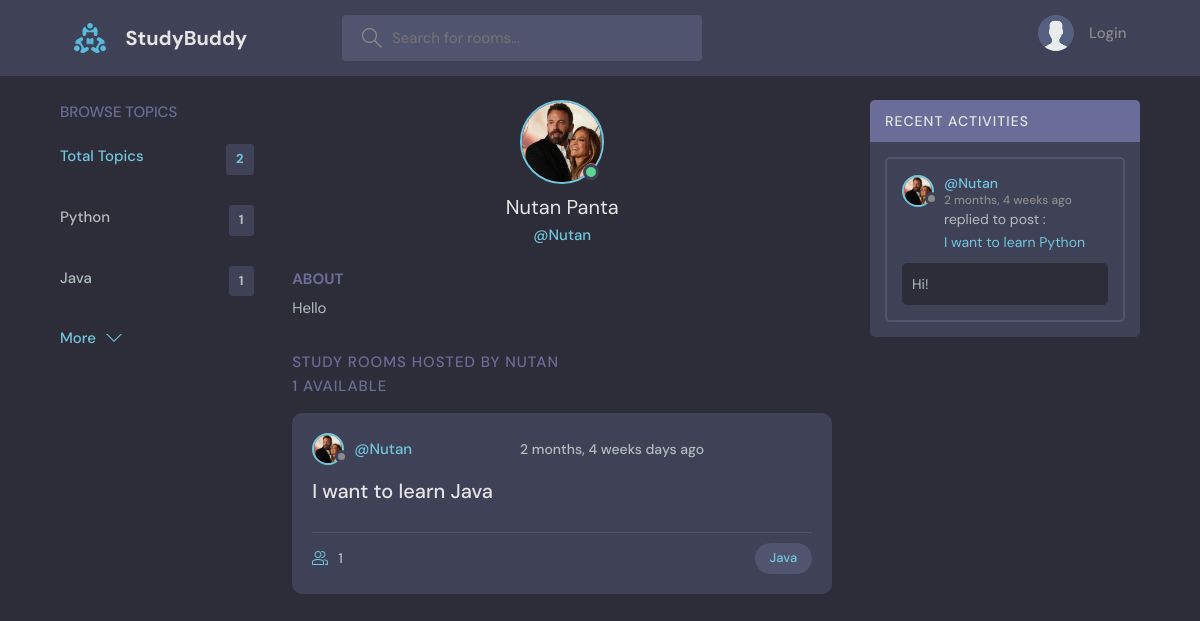
The page /profile/4/ on the database its author committed.
### base/models.py (models this page shows, shortened)
class Topic(models.Model):
    name = models.CharField(max_length=255)

class User(AbstractUser):
    name = models.CharField(max_length = 200, null = True)
    email = models.EmailField(unique = True, null=True)
    bio = models.TextField(null=True)
    avatar = models.ImageField(null=True, default="avatar.svg")
    USERNAME_FIELD = 'email'
    REQUIRED_FIELDS = ['name']

class Room(models.Model):
    host = models.ForeignKey(User, on_delete=models.SET_NULL, null=True)
    topic = models.ForeignKey(Topic, on_delete=models.SET_NULL, null=True)
    name = models.CharField(max_length=200)
    description = models.TextField(null=True, blank=True)
    participants = models.ManyToManyField(
        User, related_name='participants', blank=True)
    created = models.DateTimeField(auto_now_add=True)
    updated = models.DateTimeField(auto_now=True)
    class Meta:
        ordering = ['-updated', '-created']
    def __str__(self):
        return self.name

class Message(models.Model):
    user = models.ForeignKey(User, on_delete=models.CASCADE)
    room = models.ForeignKey(Room, on_delete=models.CASCADE)
    body = models.TextField()
    created = models.DateTimeField(auto_now_add=True)
    updated = models.DateTimeField(auto_now=True)
    class Meta:
        ordering = ['-updated', '-created']

### base/views.py (the view)
# urls.py: path('profile/<str:pk>/', userProfile, name='user-profile'),
def userProfile(request, pk):
    user = User.objects.get(id=pk)
    rooms = user.room_set.all()
    room_messages = user.message_set.all()
    topics = Topic.objects.all()
    data = {
        'user': user,
        'rooms': rooms,
        'room_messages': room_messages,
        'topics': topics,
    }
    return render(request, 'base/profile.html', data)

### base/templates/base/profile.html (shortened to what this page needs)
{% extends 'main.html' %} {% block content %}
<main class="profile-page layout layout--3">
    <div class="container">
        {% include 'base/topics_component.html' %}
        <div class="roomList">
            <div class="profile">
                <div class="profile__avatar">
                    <div class="avatar avatar--large active">
                        <img src="{{user.avatar.url}}" />
                    </div>
                </div>
                <div class="profile__info">
                    <h3>{{user.name}}</h3>
                    <p>@{{user.username}}</p>
                </div>
                <div class="profile__about">
                    <h3>About</h3>
                    <p>
                        {{user.bio}}
                    </p>
                </div>
            </div>
            <div class="roomList__header">
                <div>
                    <h2>
                        Study Rooms Hosted by {{user.username}}
                        <p>{{user.room_set.all.count}} available</p>
                    </h2>
                </div>
            </div>
            {% include 'base/feed_component.html' %}
        </div>
        {% include 'base/activities_component.html' %}
    </div>
</main>
{% endblock content %}

### templates/main.html (shortened to what this page needs)
<!DOCTYPE html>
{% load static %}
<html lang="en">
    <head>
        <link rel="stylesheet" href="{% static 'styles/style.css' %}" />
    </head>
    <body>
        {% include 'navbar.html' %}  {% block content %} {% endblock %}
    </body>
</html>

### templates/navbar.html (shortened to what this page needs)
{% load static %}
<header class="header header--loggedIn">
    <div class="container">
        <a href="{% url 'home' %}" class="header__logo">
            <img src="{% static 'images/logo.svg' %}" />
            <h1>StudyBuddy</h1>
        </a>
        <form class="header__search" method="get" action="{% url 'home' %}">
            <label>
                <input name="search" placeholder="Search for rooms..." />
            </label>
        </form>
        <nav class="header__menu">
            {% if request.user.is_authenticated %}
            <div class="header__user">
                <a href="{% url 'user-profile' user.id %}">
                    <div class="avatar avatar--medium active">
                        <img src="{{request.user.avatar.url}}" />
                    </div>
                    <p>{{request.user.name}} <span>@{{request.user.username}}</span></p>
                </a>
                <button class="dropdown-button">
                    <svg
                        version="1.1"
                        xmlns="http://www.w3.org/2000/svg"
                        width="32"
                        height="32"
                        viewBox="0 0 32 32"
                    >
                        <title>chevron-down</title>
                        <path d="M16 21l-13-13h-3l16 16 16-16h-3l-13 13z"></path>
                    </svg>
                </button>
            </div>
            {% else %}
            <a href="{% url 'login' %}">
                <img src="{% static 'images/avatar.svg' %}" />
                <p>Login</p>
            </a>
            {% endif %}
        </nav>
    </div>
</header>

### base/templates/base/topics_component.html
<div class="topics">
    <div class="topics__header">
        <h2>Browse Topics</h2>
    </div>
    <ul class="topics__list">
        <li>
            <a href="{% url 'home' %}" class="active">Total Topics<span>{{topics.count}}</span></a>
        </li>
        {% for topic in topics %}
        <li>
            <a href="{% url 'home'%}?search={{topic.name}}"
                >{{topic.name}} <span>{{topic.room_set.all.count}}</span></a
            >
        </li>
        {% endfor %}
    </ul>
    <a class="btn btn--link" href="{% url 'topics' %}">
        More
        <svg version="1.1" xmlns="http://www.w3.org/2000/svg" width="32" height="32" viewBox="0 0 32 32">
            <title>chevron-down</title>
            <path d="M16 21l-13-13h-3l16 16 16-16h-3l-13 13z"></path>
        </svg>
    </a>
</div>

### base/templates/base/feed_component.html (shortened to what this page needs)
{% for room in rooms %}
<div class="roomListRoom">
    <div class="roomListRoom__header">
        <a href="{% url 'user-profile' room.host.id %}" class="roomListRoom__author">
            <div class="avatar avatar--small">
                <img src="{{room.host.avatar.url}}" />
            </div>
            <span>@{{room.host.username}}</span>
        </a>
        <div class="roomListRoom__actions">
            <span>{{room.created|timesince}} days ago</span>
        </div>
    </div>
    <div class="roomListRoom__content">
        <a href="{% url 'room' room.id %}">{{room.name}}</a>
    </div>
    <div class="roomListRoom__meta">
        <a href="{% url 'room' room.id %}" class="roomListRoom__joined">
            {{room.participants.all.count}}
        </a>
        <a href="{% url 'home'%}?search={{room.topic.name}}">
            <p class="roomListRoom__topic">{{room.topic.name}}</p>
        </a>
    </div>
</div>
{% endfor %}

### base/templates/base/activities_component.html (shortened to what this page needs)
<div class="activities">
    <div class="activities__header">
        <h2>Recent Activities</h2>
    </div>
    {% for message in room_messages %}
    <div class="activities__box">
        <div class="activities__boxHeader roomListRoom__header">
            <a href="{% url 'user-profile' message.user.id %}" class="roomListRoom__author">
                <div class="avatar avatar--small">
                    <img src="{{message.user.avatar.url}}" />
                </div>
                <p>
                    @{{message.user.username}}
                    <span>{{message.created|timesince}} ago</span>
                </p>
            </a>
        </div>
        <div class="activities__boxContent">
            <p>replied to post :<a href="{% url 'room' message.room.id %}">{{message.room}}</a></p>
            <div class="activities__boxRoomContent">{{message.body}}</div>
        </div>
    </div>
    {% endfor %}
</div>

### rows shown on the page
Topic: name "Python", room_set.all.count "1"
Topic: name "Java", room_set.all.count "1"
User: avatar (picture), name "Nutan Panta", username "Nutan", bio "Hello", username "NUTAN", room_set.all.count "1"
Room: host.avatar (picture), host.username "Nutan", created "2 months, 4 weeks", name "I want to learn Java", participants.all.count "1", topic.name "Java"
Message: user.avatar (picture), user.username "Nutan", created "2 months, 4 weeks", room "I want to learn Python", body "Hi!"

### other values the page prints
{{ topics.count }} "2"
